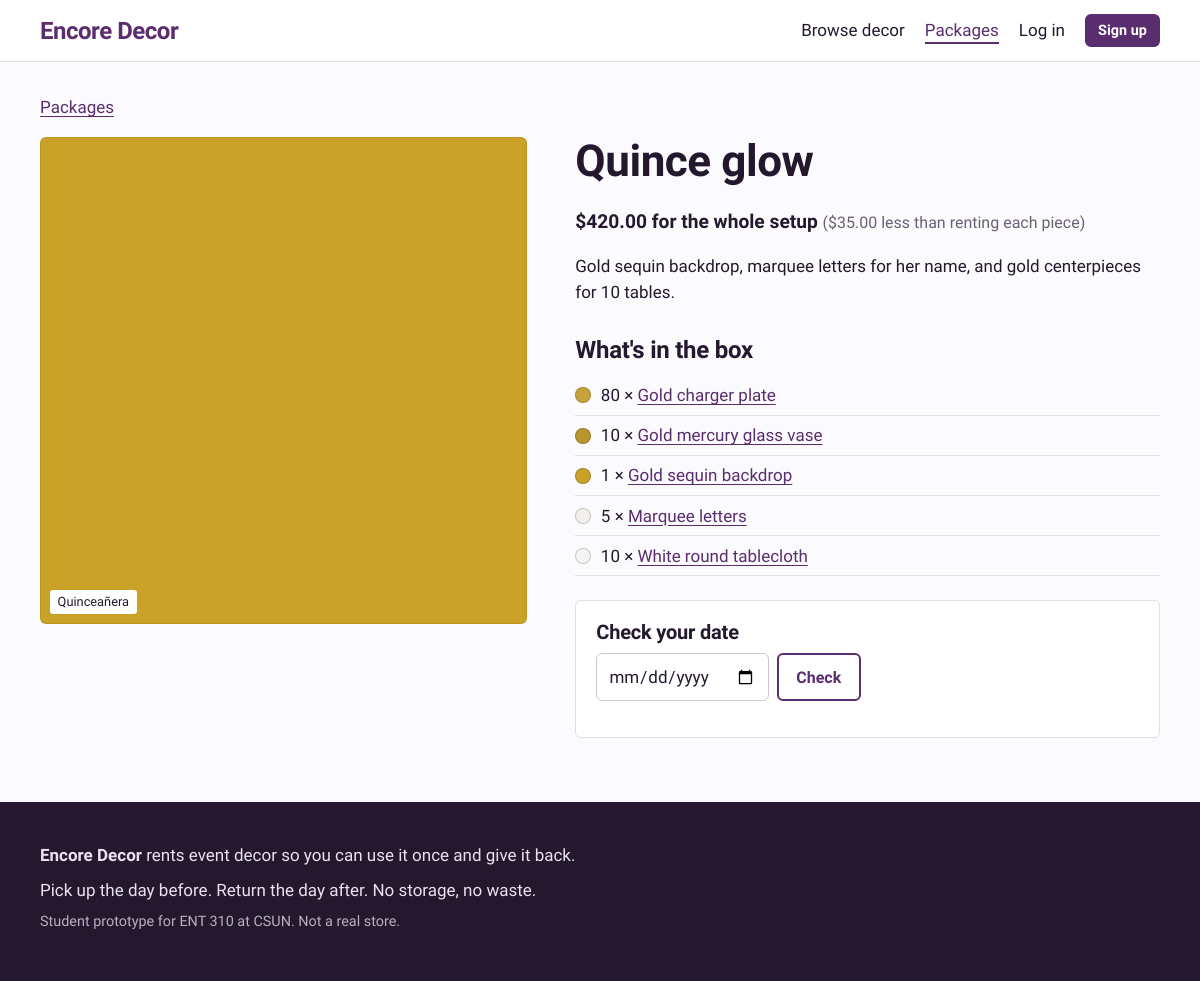
The page /package.php?id=1 on the database its author committed.
### tables this page shows
CREATE TABLE packages (
  id          INT AUTO_INCREMENT PRIMARY KEY,
  name        VARCHAR(120) NOT NULL,
  event_type  VARCHAR(60)  NOT NULL,
  description TEXT NOT NULL,
  price       DECIMAL(8,2) NOT NULL,
  color_hex   CHAR(7) NOT NULL DEFAULT '#CCCCCC',
  is_active   TINYINT(1) NOT NULL DEFAULT 1
);

CREATE TABLE package_items (
  package_id INT NOT NULL,
  item_id    INT NOT NULL,
  quantity   INT NOT NULL DEFAULT 1,
  PRIMARY KEY (package_id, item_id),
  FOREIGN KEY (package_id) REFERENCES packages(id) ON DELETE CASCADE,
  FOREIGN KEY (item_id)    REFERENCES items(id)
);

CREATE TABLE items (
  id          INT AUTO_INCREMENT PRIMARY KEY,
  category_id INT NOT NULL,
  name        VARCHAR(120) NOT NULL,
  description TEXT NOT NULL,
  color_name  VARCHAR(40)  NOT NULL DEFAULT 'Assorted',
  color_hex   CHAR(7)      NOT NULL DEFAULT '#CCCCCC',
  price       DECIMAL(8,2) NOT NULL,           
  quantity    INT NOT NULL DEFAULT 1,          
  image_url   VARCHAR(500) NULL,
  is_active   TINYINT(1) NOT NULL DEFAULT 1,
  created_at  TIMESTAMP NOT NULL DEFAULT CURRENT_TIMESTAMP,
  FOREIGN KEY (category_id) REFERENCES categories(id)
);

### includes/bootstrap.php (called while the page is built, shortened)
<?php
function db(): PDO
{
    static $pdo = null;
    if ($pdo === null) {
        $dsn = 'mysql:host=' . DB_HOST . ';port=' . DB_PORT . ';dbname=' . DB_NAME . ';charset=utf8mb4';
        $pdo = new PDO($dsn, DB_USER, DB_PASS, [
            PDO::ATTR_ERRMODE            => PDO::ERRMODE_EXCEPTION,
            PDO::ATTR_DEFAULT_FETCH_MODE => PDO::FETCH_ASSOC,
            PDO::ATTR_EMULATE_PREPARES   => false,
        ]);
    }
    return $pdo;
}
function base_url(): string
{
    static $base = null;
    if ($base === null) {
        $script = $_SERVER['SCRIPT_NAME'] ?? '';
        $dir = str_replace('\\', '/', dirname($script));
        $base = rtrim($dir, '/');
    }
    return $base;
}
function url(string $path = ''): string
{
    return base_url() . '/' . ltrim($path, '/');
}
function e(?string $text): string
{
    return htmlspecialchars((string) $text, ENT_QUOTES, 'UTF-8');
}
function money($amount): string
{
    return '$' . number_format((float) $amount, 2);
}

### public/package.php (the view, shortened to what this page needs)
<?php
require __DIR__ . '/../includes/bootstrap.php';
$id = (int) ($_GET['id'] ?? 0);
$stmt = db()->prepare('SELECT * FROM packages WHERE id = ? AND is_active = 1');
$stmt->execute([$id]);
$package = $stmt->fetch();
$stmt = db()->prepare('SELECT i.id, i.name, i.color_name, i.color_hex, i.price, i.quantity AS owned, pi.quantity
                       FROM package_items pi JOIN items i ON i.id = pi.item_id
                       WHERE pi.package_id = ? ORDER BY i.name');
$stmt->execute([$id]);
$pieces = $stmt->fetchAll();
$separateTotal = 0;
foreach ($pieces as $p) {
    $separateTotal += $p['price'] * $p['quantity'];
}
$date = $_GET['date'] ?? '';
$minDate = date('Y-m-d', strtotime('+2 days'));
require __DIR__ . '/../includes/header.php';
?>
<p class="crumbs"><a href="<?= e(url('packages.php')) ?>">Packages</a></p>
<div class="detail">
  <div class="detail-visual">
    <div class="swatch swatch-large" style="--swatch: <?= e($package['color_hex']) ?>"><span class="swatch-name"><?= e($package['event_type']) ?></span></div>
  </div>
  <div class="detail-info">
    <h1><?= e($package['name']) ?></h1>
    <p class="price-line"><?= money($package['price']) ?> for the whole setup
      <?php if ($separateTotal > $package['price']): ?>
        <span class="muted">(<?= money($separateTotal - $package['price']) ?> less than renting each piece)</span>
      <?php endif; ?>
    </p>
    <p><?= e($package['description']) ?></p>
    <h2>What's in the box</h2>
    <ul class="piece-list">
      <?php foreach ($pieces as $p): ?>
        <li>
          <span class="dot" style="--swatch: <?= e($p['color_hex']) ?>"></span>
          <span><?= (int) $p['quantity'] ?> &times; <a href="<?= e(url('item.php?id=' . $p['id'])) ?>"><?= e($p['name']) ?></a></span>
        </li>
      <?php endforeach; ?>
    </ul>
    <div class="book-box">
      <h2>Check your date</h2>
      <form method="get" class="row-form">
        <input id="date" type="date" name="date" value="<?= e($date) ?>" min="<?= e($minDate) ?>" required>
        <button type="submit" class="btn btn-ghost">Check</button>
      </form>
    </div>
  </div>
</div>
<?php require __DIR__ . '/../includes/footer.php'; ?>

### public/assets/style.css (style rules this page uses)
:root { --paper: #FBFAFD; --white: #FFFFFF; --ink: #24182F; --muted: #6B5F75; --plum: #5A2D6E; --plum-soft: #F1EAF5; --marigold: #F2A93B; --sage: #2F7A55; --sage-soft: #E5F2EA; --berry: #B3263E; --berry-soft: #FBE9EC; --line: #E4DCE9; --display: "Bricolage Grotesque", "Segoe UI", system-ui, sans-serif; --body: "Atkinson Hyperlegible", "Segoe UI", system-ui, sans-serif; --radius: 6px; --gap: clamp(1rem, 3vw, 1.5rem); }
*, *::before, *::after { box-sizing: border-box; }
html { -webkit-text-size-adjust: 100%; }
body { margin: 0; background: var(--paper); color: var(--ink); font: 400 1.0625rem/1.55 var(--body); }
a { color: var(--plum); text-underline-offset: 0.18em; }
h1, h2, h3 { font-family: var(--display); line-height: 1.1; letter-spacing: -0.01em; margin: 0 0 0.5em; }
h1 { font-size: clamp(2rem, 4vw, 2.75rem); font-weight: 800; }
h2 { font-size: 1.5rem; font-weight: 700; margin-top: 2rem; }
p { margin: 0 0 1rem; max-width: 68ch; }
.muted { color: var(--muted); }
.btn { display: inline-block; background: var(--plum); color: var(--white); border: 2px solid var(--plum); border-radius: var(--radius); padding: 0.6rem 1.1rem; font: 700 1rem/1.2 var(--body); text-decoration: none; cursor: pointer; }
.btn-ghost { background: transparent; color: var(--plum); }
.swatch { position: relative; display: block; aspect-ratio: 4 / 3; background: var(--swatch, #ccc); border-radius: var(--radius) var(--radius) 0 0; box-shadow: inset 0 0 0 1px rgba(36, 24, 47, 0.08); object-fit: cover; width: 100%; }
.swatch-name { position: absolute; left: 0.6rem; bottom: 0.6rem; background: var(--white); color: var(--ink); font-size: 0.8rem; padding: 0.15rem 0.5rem; border-radius: 3px; }
.swatch-large { border-radius: var(--radius); aspect-ratio: 1 / 1; }
.dot { display: inline-block; width: 1rem; height: 1rem; border-radius: 50%; background: var(--swatch, #ccc); box-shadow: inset 0 0 0 1px rgba(36, 24, 47, 0.2); vertical-align: middle; flex: none; }
input, select, textarea { font: inherit; color: var(--ink); padding: 0.55rem 0.7rem; border: 1px solid #CFC4D6; border-radius: var(--radius); background: var(--white); max-width: 100%; }
.row-form { display: flex; gap: 0.5rem; flex-wrap: wrap; margin-bottom: 1rem; }
.crumbs { margin-bottom: 1rem; }
.detail { display: grid; grid-template-columns: minmax(0, 5fr) minmax(0, 6fr); gap: clamp(1.5rem, 4vw, 3rem); align-items: start; }
.price-line { font-size: 1.2rem; font-weight: 700; }
.price-line .muted { font-weight: 400; font-size: 1rem; }
.book-box { margin-top: 1.5rem; padding: 1.25rem; background: var(--white); border: 1px solid var(--line); border-radius: var(--radius); }
.book-box h2 { margin-top: 0; font-size: 1.25rem; }
.piece-list { list-style: none; padding: 0; margin: 0 0 1rem; }
.piece-list li { display: flex; align-items: center; gap: 0.6rem; padding: 0.4rem 0; border-bottom: 1px solid var(--line); }

### rows shown on the page
packages: event_type "Quinceañera", name "Quince glow", price "$420.00", money($separateTotal-$package['price']) "$35.00", description "Gold sequin backdrop, marquee letters for her name, and gold centerpieces for 10 tables."
package_items: quantity "80", item.name "Gold charger plate"
package_items: quantity "10", item.name "Gold mercury glass vase"
package_items: quantity "1", item.name "Gold sequin backdrop"
package_items: quantity "5", item.name "Marquee letters"
package_items: quantity "10", item.name "White round tablecloth"

### other values the page prints
SITE_NAME "Encore Decor"
$label "Browse decor Packages Log in"
